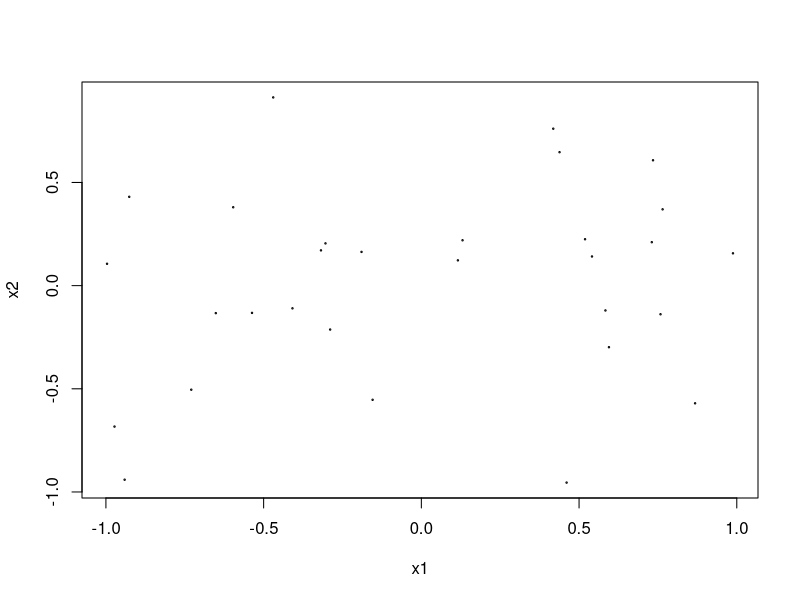

R code for this plot: (Note: this script raises an error after producing the figure.)
x1 <- runif(30,-1,1)
x2 <- runif(30,-1,1)

x <- cbind(x1,x2)
Y <- ifelse(x2>0.5+x1, +1, -1)

calculate_distance = function(x,w,b){
  sum(x*w) + b
}

linear_classifier = function(x,w,b){
  distances = apply(x, 1, calculate_distance, w, b)
  return(ifelse(distances < 0, -1, +1))
}

second_norm = function(x) {sqrt(sum(x*x))}

perceptron = function(x, y, learning_rate = 1){
  w = vector(length = ncol(x))
  b = 0
  k = 0
  
  R = max(apply(x, 1, second_norm))
  
  incorrect = TRUE
  
  plot(x, cex=0.2)
  
  while(incorrect){
    incorrect = FALSE
    
    yc <- linear_classifier(x,w,b)
    
    for(i in 1:nrow(x)){
      if(y[i] != yc[i]){
        w <- w + learning_rate * y[i] * x[i,]
        b <- b + learning_rate * y[i] * R^2
        k <- k + 1
        
      # if(k%%5 == 0){
      #   intercept <- -b / w[[2]]
      #   slope <- -w[[1]] / w[[2]]
      #   abline(intercept,slope,col="red")
      #   cat("Iteration # ", k, "\n")
      #   cat("Press [enter] to continue")
      #   line <- readline()
      # }
      incorrect = TRUE
      }
    }
  }
  y <- linear_classifier(x,p$w,p$b)
  plot(x, cex=0.2)
  points(subset(x,y==1),col="black",pch="+",cex=2)
  points(subset(x,y==-1),col="red",pch="-",cex=2)
  intercept <- -p$b / p$w[[2]]
  slope <- -p$w[[1]] / p$w[[2]]
  abline(intercept,slope,col="green")
  
  
  s = second_norm(w)
  return(list(w=w/s,b=b/s,updates=k))
}

p <- perceptron(x, Y)
